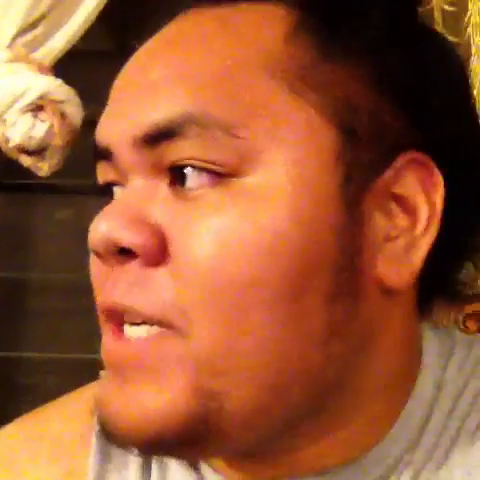
#> input picture frame 19 of data/video/1.mp4, 480 x 480 px
$ python extract_raw_frames.py   (Python 2 division)   (older library calls are emulated)
#> lines starting #> are read from the running program, lines starting #| are printed output that depends on the picture
### preprocessing/extract_frame.py
__author__ = "xiangwang1223@gmail.com"
# The simple implentation of obtaining the key frames of an original video clip.

# Input: an original video file.
# Output: multiple key frames (images).
#   Please note that, 1. different videos can have different key frames (images).
#                     2. you need to select a suitable and reasonable way to
#                        deal with the multiple output (frames, images) to represent the video.

import cv2
import numpy as np

# [6 lines left out: function extractframe, not called in this run]

# The implementation of fetching the key frames.
def getKeyFrames(vidcap, store_frame_path):
    """Pass in a VideoCapture object of that video, and where to store the frames (append with videoid-)"""
#> called with store_frame_path = 'dataset_vine/vine/training/frame/1-'
    count = 0
    lastHist = None
    sumDiff = []
    n_frames = int(vidcap.get(cv2.cv.CV_CAP_PROP_FRAME_COUNT))

    while vidcap.isOpened():
        success, frame = vidcap.read()
#> frame is the input picture: shape (480, 480, 3); mean B, G, R 51.6, 86.6, 152.9
        if not success:
            break
        gray = cv2.cvtColor(frame, cv2.COLOR_BGR2GRAY)
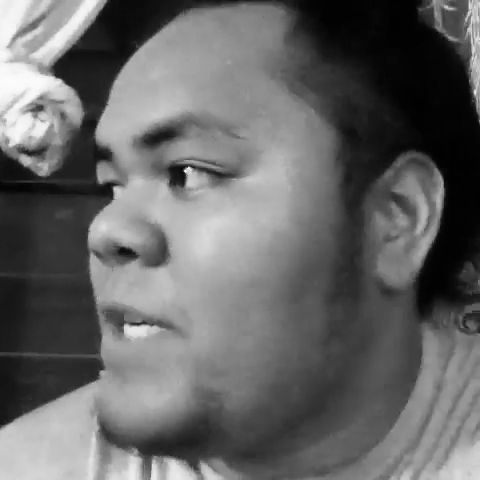
#> gray: shape (480, 480); min 1, max 255, mean 102.4
        hist = cv2.calcHist([gray], [0], None, [256], [0, 256])
#> hist = 256 values, max 4795 at index 2, min 0 at index 0, mean 900

        if count >0:
            diff = np.abs(hist - lastHist)
            s = np.sum(diff)
            sumDiff.append(s)
        lastHist = hist
#> lastHist has the same summary as hist
        count += 1

    m = np.mean(sumDiff)
    std = np.std(sumDiff)

    candidates = []
    candidates_value = []
    for i in range(len(sumDiff)):
        if sumDiff[i] > m + std*3:
            candidates.append(i+1)
            candidates_value.append(sumDiff[i])

    if len(candidates) > 20:
        top10list = sorted(range(len(candidates_value)), key=lambda i: candidates_value[i])[-9:]
        res = []
        for i in top10list:
            res.append(candidates[i])
        candidates = sorted(res)

    candidates = [0] + candidates

    keyframes = []
    lastframe = -2
    for frame in candidates:
        if not frame == lastframe + 1:
            keyframes.append(frame)
        lastframe = frame

    count = 0
    for frame in keyframes:
        vidcap.set(cv2.cv.CV_CAP_PROP_POS_FRAMES, frame)
        success, image = vidcap.read()
        cv2.imwrite(store_frame_path+"frame%d.jpg" % count, image)
        count += 1
    return keyframes


# [12 lines that do not run on import are left out]

### extract_raw_frames.py
#!/usr/bin/env python

"""
This script is used to extract the audio and frames of the 3000 given microclips in the dataset.
The resultant .wav files and .jpg images are stored in the specified audio_storing_dir and frames_storing_dir.
"""

from preprocessing.extract_audio import getAudioClip
from preprocessing.extract_frame import getKeyFrames
import argparse
import glob
import cv2
import os
import cPickle as pickle

if __name__ == '__main__':
	# construct the argument parser and parse the arguments
	ap = argparse.ArgumentParser()
	ap.add_argument("-d", "--dataset", required = False, default="dataset_vine/vine/training/video/",
		help = "Path to the directory that contains the videos clips to be indexed")
	ap.add_argument("-a", "--audio_storing_dir", required = False, default="dataset_vine/vine/training/audio/",
		help = "Path to where the extracted audio will be stored")
	ap.add_argument("-f", "--frame_storing_dir", required = False, default="dataset_vine/vine/training/frame/",
		help = "Path to where the extracted frames will be stored")
	args = vars(ap.parse_args())
	error_file = open("errors.txt", "a")

	count = 0
	# Create folder
	try:
		os.makedirs(args["audio_storing_dir"])
	except OSError:
		if not os.path.isdir(args["audio_storing_dir"]):
			raise
	try:
		os.makedirs(args["frame_storing_dir"])
	except OSError:
		if not os.path.isdir(args["frame_storing_dir"]):
			raise


	# Preprocessing: use glob to grab the videos paths and loop over them
	for video_path in glob.glob(args["dataset"] + "*.mp4"):
		count += 1
		print count

		video_id_with_ext = video_path[video_path.rfind("/") + 1:] #eg 1001.mp4
		video_id = video_id_with_ext.replace(".mp4", "") # e.g 1001
		frame_storing_path = args["frame_storing_dir"] + video_id + "-"  #e.g 1001-

		# 1. Extract Audio Clips
		# try:
		# 	getAudioClip(video_path, audio_storing_path)
		# except:
		# 	error_file.write(video_path) + "\n"

		# 2. Extract Key Video Frames
		vid_cap = cv2.VideoCapture(video_path) # Open the video file
		key_frames = getKeyFrames(vid_cap, frame_storing_path)
		vid_cap.release()


	# close the Errors file
	error_file.close()

$ run again, starting later in the video
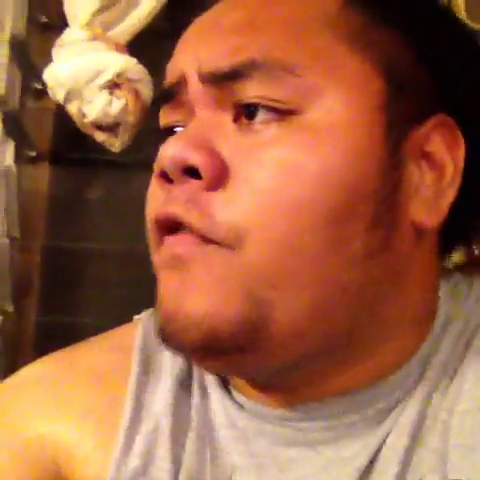
#> input picture frame 88 of data/video/1.mp4, 480 x 480 px
#> in getKeyFrames, frame is the input picture: shape (480, 480, 3); mean B, G, R 66.5, 97.1, 156.8
#> in getKeyFrames, `gray = cv2.cvtColor(frame, cv2.COLOR_BGR2GRAY)`:
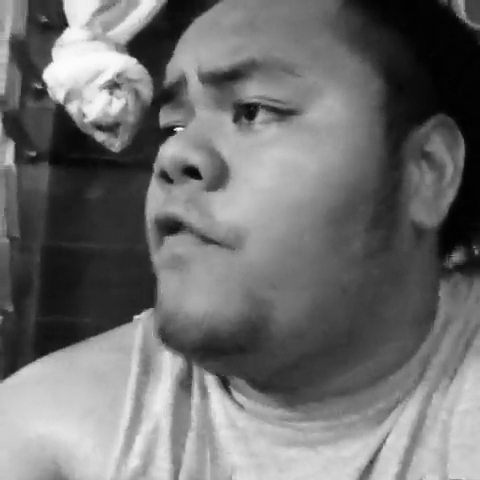
#> gray: shape (480, 480); min 1, max 252, mean 111.4
#> hist = 256 values, max 3800 at index 3, min 0 at index 0, mean 900
#> lastHist has the same summary as hist

$ run again, starting later in the video
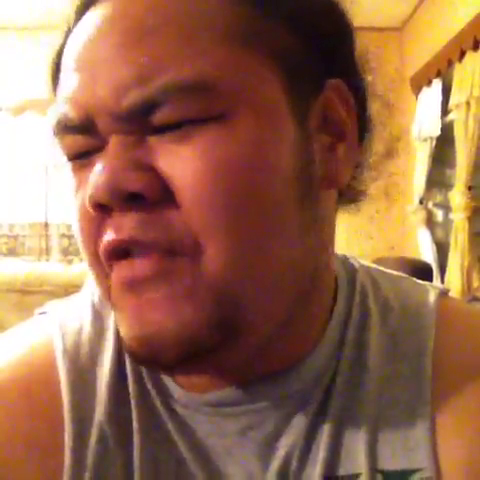
#> input picture frame 156 of data/video/1.mp4, 480 x 480 px
#> in getKeyFrames, frame is the input picture: shape (480, 480, 3); mean B, G, R 79.5, 105.3, 150.5
#> in getKeyFrames, `gray = cv2.cvtColor(frame, cv2.COLOR_BGR2GRAY)`:
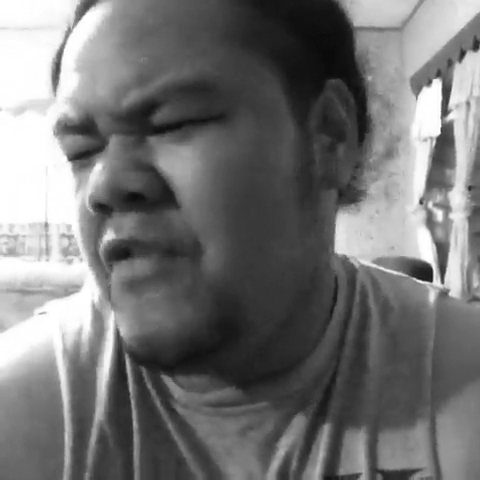
#> gray: shape (480, 480); min 10, max 255, mean 115.8
#> hist = 256 values, max 6271 at index 255, min 0 at index 0, mean 900
#> lastHist has the same summary as hist
